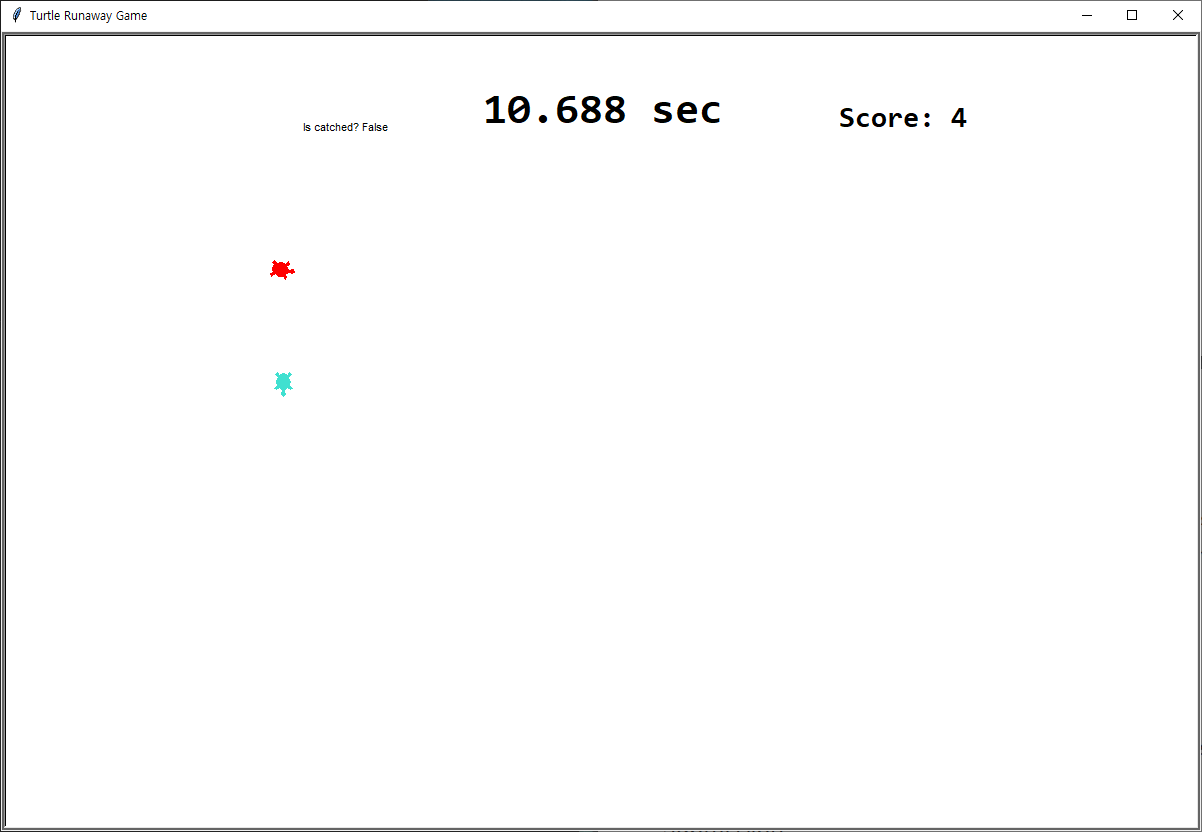

Recreate this plot in Python.
# This example is not working in Spyder directly (F5 or Run)
# Please type '!python turtle_runaway.py' on IPython console in your Spyder.

# TODO: Add a timer (5 points): You can freely choose an up/down timer for your purpose.
# TODO: Add your -intelligent- Turtle (8 points): You can assign a role, runner or chaser or both
# TODO: Add your concept of score (7 points): You can define the score by yourself
import turtle, random, time

class RunawayGame:
    def __init__(self, canvas, runner, chaser, catch_radius=50):
        canvas.title("Turtle Runaway Game")
        self.canvas = canvas
        self.runner = runner
        self.chaser = chaser
        self.catch_radius2 = catch_radius**2

        # Initialize 'runner' and 'chaser'
        self.runner.shape('turtle')
        self.runner.color('turquoise')
        self.runner.penup()

        self.chaser.shape('turtle')
        self.chaser.color('red')
        self.chaser.penup()

        # Instantiate an another turtle for drawing
        self.drawer_is_catched = turtle.RawTurtle(canvas)
        self.drawer_is_catched.hideturtle()
        self.drawer_is_catched.penup()

        self.drawer_timer = turtle.RawTurtle(canvas)
        self.drawer_timer.hideturtle()
        self.drawer_timer.penup()

        self.drawer_score = turtle.RawTurtle(canvas)
        self.drawer_score.hideturtle()
        self.drawer_score.penup()

    def is_catched(self):
        p = self.runner.pos()
        q = self.chaser.pos()
        dx, dy = p[0] - q[0], p[1] - q[1]
        return dx**2 + dy**2 < self.catch_radius2

    def start(self, init_dist=400, ai_timer_msec=100, timer_limit=30):
        self.runner.setpos((-init_dist / 2, 0))
        self.runner.setheading(0)
        self.chaser.setpos((+init_dist / 2, 0))
        self.chaser.setheading(180)

        self.ai_timer_msec = ai_timer_msec
        self.canvas.ontimer(self.step, self.ai_timer_msec)

        self.timer_limit = timer_limit
        self.timer_start = time.time()

        self.score = 0
        self.count = 0
        self.count_goal = 5


    def step(self):
        self.runner.run_ai(self.runner, self.chaser)
        self.chaser.run_ai(self.runner, self.chaser)

        self.display_is_catched()
        self.display_timer()
        self.display_score()

        self.canvas.ontimer(self.step, self.ai_timer_msec)

    def display_is_catched(self):
        is_catched = self.is_catched()
        self.drawer_is_catched.undo()
        self.drawer_is_catched.penup()
        self.drawer_is_catched.setpos(-300, 300)
        self.drawer_is_catched.write(f'Is catched? {is_catched}')

    def display_timer(self):
        self.drawer_timer.undo()
        self.drawer_timer.penup()
        self.drawer_timer.setpos(0, 300)
        self.timer = self.timer_limit - (time.time() - self.timer_start)
        if self.timer > 0:
            self.drawer_timer.write(f'{self.timer:.3f} sec', align="center", font=("Consolas", 32, "bold"))
        else:
            self.drawer_timer.write('Time out!', align="center", font=("Consolas", 32, "bold"))

    def display_score(self):
        if self.timer > 0:
            if self.is_catched():
                self.count += 1
                if self.count >= self.count_goal:
                    self.score += 1
                    self.count = 0
            else:
                self.count = 0
        score = self.score
        self.drawer_score.undo()
        self.drawer_score.penup()
        self.drawer_score.setpos(300, 300)
        self.drawer_score.write(f'Score: {score}', align="center", font=("Consolas", 22, "bold"))


class ManualMover(turtle.RawTurtle):
    def __init__(self, canvas, step_move=10, step_turn=10):
        super().__init__(canvas)
        self.step_move = step_move
        self.step_turn = step_turn

        # Register event handlers
        canvas.onkeypress(lambda: self.forward(self.step_move), 'Up')
        canvas.onkeypress(lambda: self.backward(self.step_move), 'Down')
        canvas.onkeypress(lambda: self.left(self.step_turn), 'Left')
        canvas.onkeypress(lambda: self.right(self.step_turn), 'Right')
        canvas.listen()

    def chase_ai(self, runner, chaser): # TODO: A키로 자동 모드 온/오프
        pass

    def run_ai(self, runner, chaser):
        pass

class RandomMover(turtle.RawTurtle):
    def __init__(self, canvas, step_move=10, step_turn=10):
        super().__init__(canvas)
        self.step_move = step_move
        self.step_turn = step_turn

    def chase_ai(self, runner, chaser):
        pass

    def run_ai(self, runner, chaser): # TODO: 더 똑똑한 인공지능 만들기
        runner_pos = runner.pos()
        runner_heading = runner.heading()
        chaser_pos = chaser.pos()
        chaser_heading = chaser.heading()

        if runner.distance(chaser_pos) > 250.0:
            mode = random.randint(0, 2)
            if mode == 0:
                self.forward(self.step_move)
            elif mode == 1:
                self.left(self.step_turn)
            elif mode == 2:
                self.right(self.step_turn)
        else:
            self.setheading(-random.randint(int(runner.towards(chaser_pos)) - 20, int(runner.towards(chaser_pos)) + 20)) # chaser의 반대 각도의 -20도 ~ +20도의 범위로 회전
            self.forward(self.step_move)


if __name__ == '__main__':
    canvas = turtle.Screen()
    canvas.setup(width=1200, height=800)
    # AI를 쫓아가기
    runner = RandomMover(canvas)
    chaser = ManualMover(canvas)

    game = RunawayGame(canvas, runner, chaser)
    game.start()
    canvas.mainloop()
